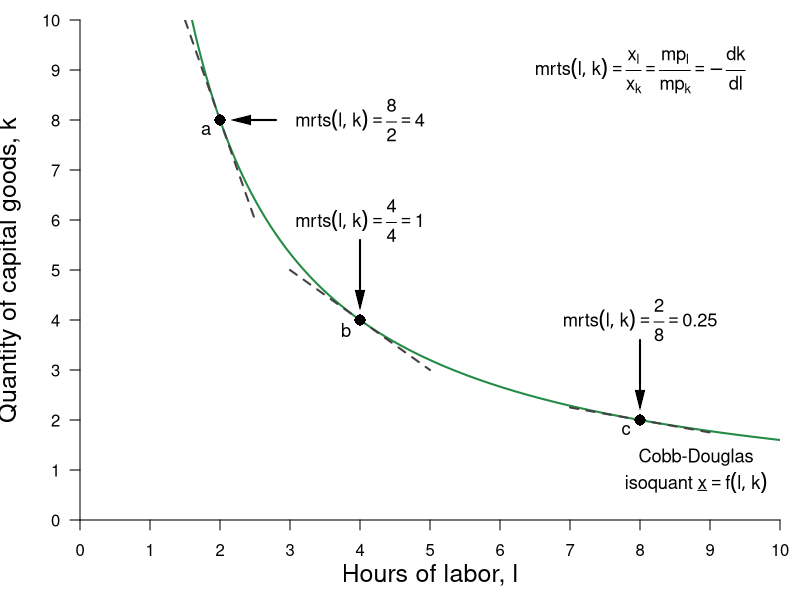

The R script that drew this image:
#Graph Designer: Simon Halliday
#Authors: Bowles, Foley and Halliday
#Title: Coordination, Conflict and Competition: A Text in Microeconomics

library(shape)
pdf(file = "specprodexch/isoquant_trs.pdf", width = 7, height = 7)

#Set parameters for graphics
axislabelsize <- 1.5
labelsize <- 1.1
graphlinewidth <- 2
segmentlinewidth <- 1.5

COL <- c("#7fc97f", "#beaed4", "#fdc086", "#ffff99", "#386cb0", "#f0027f", "#bf5b17", "#666666")
COLA <- c("#e0f3db", "#99d8c9","#66c2a4","#41ae76", "#238b45", "#005824")
COLB <- c("#c6dbef", "#4eb3d3", "#2b8cbe", "#0868ac","#084081")

#Edited the margins to cater for the larger LHS labels
par(mar =  c(4, 4, 1, 1))

uFn <- function(x, y, alpha = 0.5){
  (x^alpha)*(y^(1 - alpha))
}

indiffA <- function(x, alpha = 0.5, uA = 5) {
  (uA / x^alpha)^(1/(1 - alpha))
}

trsline <- function(x, constant = 10, slope = 4){
  constant - (slope)*x
}

xlims <- c(0, 10)
ylims <- c(0, 10)

npts <- 501 
x <- seq(xlims[1], xlims[2], length.out = npts)
y <- seq(ylims[1], ylims[2], length.out = npts) 
a <- c(2, 4, 6)

plot(0, 0, xlim = xlims, ylim = ylims, type = "n",
     xlab = expression(paste("")),
     ylab = expression(paste("")), 
     xaxt = "n", 
     yaxt = "n", 
     cex.lab = axislabelsize, 
     bty = "n", 
     xaxs="i", 
     yaxs="i"
)


ticksy <- seq(from = 0, to = ylims[2], by = 1)
ylabels <- seq(from = 0, to = ylims[2], by = 1)
ticksx <- seq(from = 0, to = xlims[2], by = 1)
xlabels <- seq(from = 0, to = xlims[2], by = 1)
# ticksy <- c(ylims[1], 5.25, 8, ylims[2])
# ylabels <- c(NA, expression(paste(y,"*")), expression(paste(bar(y))), NA)
# ticksx <- c(xlims[1], 5.25, 8.944272, xlims[2])
# xlabels <- c(NA, expression(paste(x,"*")), expression(paste(bar(x))), NA)

axis(1, at = ticksx, pos = 0, labels = xlabels)
axis(2, at = ticksy, pos = 0, labels = ylabels, las = 1)

npts <- 500 
xx1 <- seq(xlims[1], xlims[2], length.out = npts)
xx2 <- seq(0, xlims[2], length.out = npts)
xx3 <- seq(1.5, 2.5, length.out = npts)
xx4 <- seq(3, 5, length.out = npts)
xx5 <- seq(7, 9, length.out = npts)

#Draw the graphs
lines(xx1, indiffA(xx1, alpha = 0.5, uA = 4), col = COLA[5], lwd = graphlinewidth)
lines(xx3, trsline(xx3, constant = 16), col = "grey26", lty = 2, lwd = graphlinewidth)
lines(xx4, trsline(xx4, constant = 8, slope = 1), col = "grey26", lty = 2, lwd = graphlinewidth)
lines(xx5, trsline(xx5, constant = 4, slope = 0.25), col = "grey26", lty = 2, lwd = graphlinewidth)
#lines(xx4, mcline(xx4, constant = totalcost(x = 3, c0 = 2, c1 = 0.05, c2 = 0.05) - 3*marginalcost(x = 3, c1 = 0.05, c2 = 0.05), slope = marginalcost(x = 3, c1 = 0.05, c2 = 0.05)), col = "gray", lty = 2, lwd = graphlinewidth)



#Label the feasible frontier
# text(3.2, 1, expression("Feasible Frontier"), cex = labelsize)
# text(3.2, 0.5, expression("(production possibilities frontier)"), cex = labelsize)
# Arrows(4.35, 0.95, 8.1, 0.95, col = "black", lty = 1, lwd = 2, arr.type = "triangle", arr.lwd = 0.5)

#Axis labels
mtext(expression(paste("Hours of labor, ", l)), side = 1, line = 2.5, cex = axislabelsize)
text(-1, 5, expression(paste("Quantity of capital goods, ", k)), xpd = TRUE, cex = axislabelsize, srt = 90) 


# contour(x, y, 
#         outer(x, y, uFn),
#         drawlabels = FALSE,
#         col = COLB[3],
#         lwd = graphlinewidth,
#         levels = a, 
#         xaxs="i", 
#         yaxs="i", 
#         add = TRUE)


#Label the indifference curves
text(8.8, 1.25, expression("Cobb-Douglas"), cex = labelsize)
text(8.8, 0.75, expression(paste("isoquant ", underline(x) ==f(l,k))), cex = labelsize)

text(8, 4, expression(paste(mrts(l,k) == frac(2,8), phantom() == 0.25)), cex = labelsize)
Arrows(8, 3.6, 8, 2.4, col = "black", lty = 1, lwd = 2, arr.type = "triangle", arr.lwd = 0.5)

text(4, 6, expression(paste(mrts(l,k) == frac(4,4), phantom()==1)), cex = labelsize)
Arrows(4, 5.6, 4, 4.4, col = "black", lty = 1, lwd = 2, arr.type = "triangle", arr.lwd = 0.5)

text(4, 8, expression(paste(mrts(l,k) == frac(8,2), phantom() == 4)), cex = labelsize)
Arrows(2.8, 8, 2.3, 8, col = "black", lty = 1, lwd = 2, arr.type = "triangle", arr.lwd = 0.5)


#Label feasible and infeasible
text(8, 9, expression(paste(mrts(l,k) == frac(x[l], x[k]), phantom() == frac(mp[l], mp[k]), phantom() == -frac(dk,dl))), cex = labelsize)
#text(3, 2.5, expression(paste("with plan ", (list(x, l, k)) )), cex = labelsize)

# text(8, 8.5, expression(paste("Production set:")), cex = labelsize)
# text(8, 8, expression(paste(x = bar(x), " feasible")), cex = labelsize)
# text(8, 7.5, expression(paste("with plan ", (list(x, l, k)) )), cex = labelsize)

#text(9.5, 3.15, expression(u[2]^A), cex = labelsize)
#text(9.5, 5.85, expression(u[3]^A), cex = labelsize)

#Annotate points (4,4),(2,8),(8,2) on feasibility frontier
text(3.8, 3.8, expression(paste(b)), cex = labelsize)
points(4, 4, pch = 16, col = "black", cex = 1.5)

text(1.8, 7.8, expression(paste(a)), cex = labelsize)
points(2, 8, pch = 16, col = "black", cex = 1.5)

text(7.8, 1.8, expression(paste(c)), cex = labelsize)
points(8, 2, pch = 16, col = "black", cex = 1.5)


dev.off()
